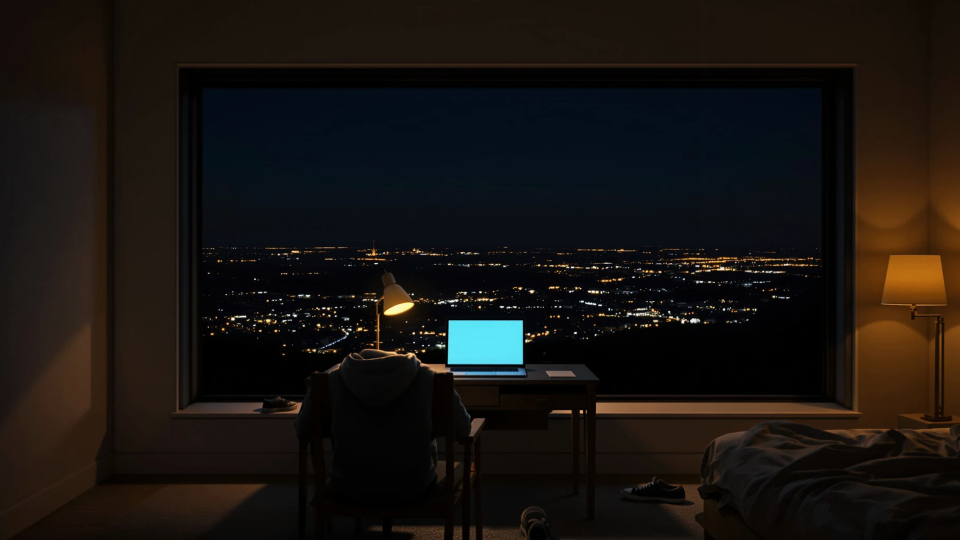
#> input picture gen/dive/keys/k0.png, 1920 x 1080 px, given as the content of the folder keys/k0.png, which was not available (shown at 1/2 size)
$ python track.py keys/k0.png keys/k1.png
#> lines starting #> are read from the running program, lines starting #| are printed output that depends on the picture; after the words box and inside, x2 and y2 are one past the last pixel; in counts of white or black regions, pixels touching at a corner belong together; pictures that were not available may be replaced by others from this repository, and a replacement may not be noted
#!/usr/bin/env python3
"""Where the laptop screen is, in every frame of the dive.

The generated take renders the screen as one flat cyan quad, which is the whole
reason this pipeline works: the quad is trivially keyable, so its four corners
can be tracked per frame. composite.py uses that to warp the app plate onto the
screen; the site uses it to land a real DOM panel on exactly the same four
corners when the scrub hands over.

Run standalone to write the track the site reads:

    python3 track.py raw ../../site/dive/track.json

Corners come out normalised to frame size, so a ladder can be rebuilt at any
width — or cropped, as the mobile one is — without invalidating the file.
"""

import json
import sys
from pathlib import Path

import numpy as np
from PIL import Image
from scipy import ndimage

# The cyan plate, sampled off the source render rather than guessed.
KEY_RGB = np.array([98, 233, 243], dtype=np.float32)
TOL = 78.0

# Corner jitter from the keyer is a pixel or two per frame. Unsmoothed it makes
# the pasted UI shimmer against a screen that is visibly rock steady.
SMOOTH = 2  # frames either side


def screen_blob(mask):
    """The screen, and nothing else that happens to be that colour.

    The key is a colour distance over the whole frame, and the corners below are
    global extremes of whatever it returns. So one stray patch of in-tolerance
    cyan anywhere — screen light spilling onto the chair back, a rim on the desk
    edge, a reflection in the window — does not add a little noise, it takes a
    corner. The quad snaps off the laptop and composite.py paints the sign-up
    across the furniture. Worse, spill drifts in and out of tolerance frame to
    frame, so the failure is an intermittent crawl rather than something you
    catch in one still. Keeping only the largest connected region makes that
    whole class of failure impossible: the screen is by far the biggest thing
    the key can find, and spill is never contiguous with it.
    """
    lab, n = ndimage.label(mask)
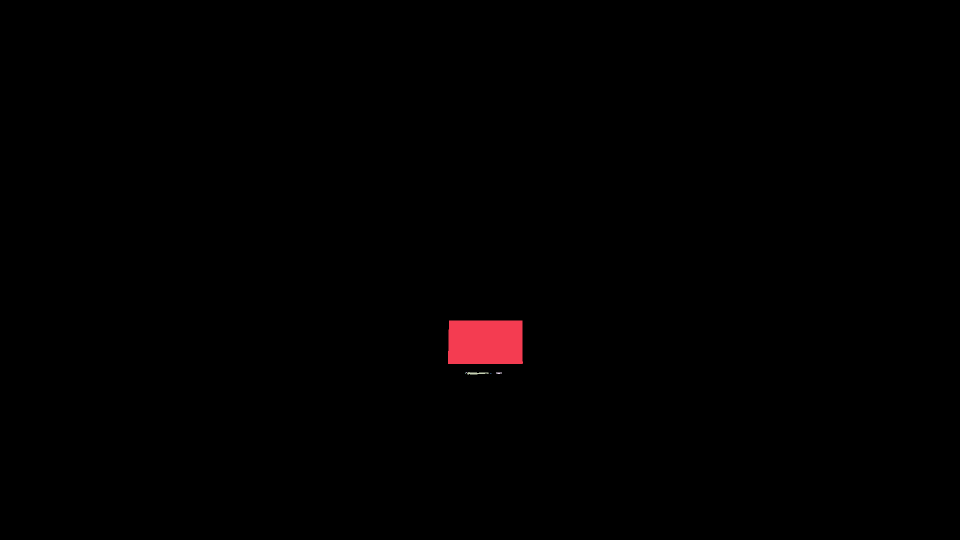
#> lab: shape (1080, 1920) int32 (shown at 1/2 size); 7 distinct labels, from 0 to 6; one colour per label, 0 black
#> n = 6
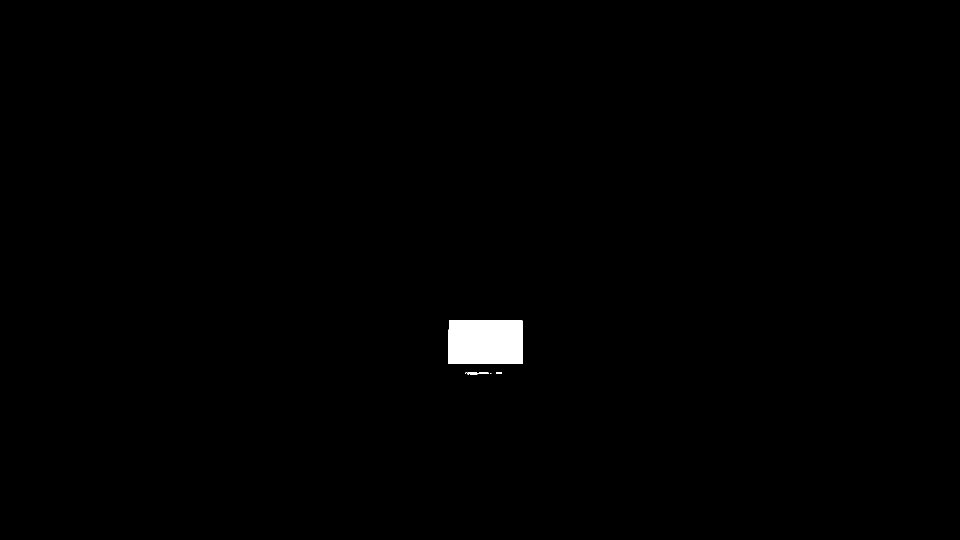
#> mask: shape (1080, 1920) bool (shown at 1/2 size); 0.63% white; 6 white regions (3 under 20 px), largest, box (x1, y1, x2, y2) and area: (896, 641, 1046, 728) 12888, (934, 744, 978, 749) 138, (993, 744, 1004, 748) 29
    if n <= 1:
        return mask
    sizes = ndimage.sum(mask, lab, range(1, n + 1))
#> sizes = [12888, 3, 138, 29, 3, 3]
    return lab == (int(np.argmax(sizes)) + 1)
#> returned value: shape (1080, 1920) bool; 0.62% white; 1 white region, box (x1, y1, x2, y2) and area: (896, 641, 1046, 728) 12888


def quad_from_mask(mask):
    """Four corners of the screen, as extremes of the keyed region.

    Valid because the screen is convex and axis-ish: TL minimises x+y, BR
    maximises it, TR maximises x-y, BL minimises it.
    """
    ys, xs = np.nonzero(mask)
#> ys = 12888 values from 641 to 727; xs = 12888 values, max 1045 at index 12288, min 896 at index 9010, mean 970.5
    if len(xs) < 400:  # too small to be worth warping into
        return None
    s, d = xs + ys, xs - ys
#> s = 12888 values, max 1771 at index 12738, min 1539 at index 0, mean 1654.6; d = 12888 values, max 403 at index 146, min 169 at index 12739, mean 286.4
    return [
        (float(xs[np.argmin(s)]), float(ys[np.argmin(s)])),  # TL
        (float(xs[np.argmax(d)]), float(ys[np.argmax(d)])),  # TR
        (float(xs[np.argmax(s)]), float(ys[np.argmax(s)])),  # BR
        (float(xs[np.argmin(d)]), float(ys[np.argmin(d)])),  # BL
    ]


def track_frames(src):
    """(frames, masks, raw quads, smoothed quads) for a directory of PNGs."""
    frames = sorted(Path(src).glob("*.png"))
    if not frames:
        sys.exit(f"no frames in {src}")

    tracks, masks = [], []
    for f in frames:
        arr = np.asarray(Image.open(f).convert("RGB"), dtype=np.float32)
        mask = screen_blob(np.linalg.norm(arr - KEY_RGB, axis=2) < TOL)
        masks.append(mask)
        tracks.append(quad_from_mask(mask))

    good = [i for i, q in enumerate(tracks) if q is not None]
#> good = [0]
    if not good:
        sys.exit("screen never keyed — check KEY_RGB/TOL")

    arr_t = np.full((len(frames), 4, 2), np.nan)
    for i, q in enumerate(tracks):
        if q is not None:
            arr_t[i] = q
#> this loop made 1 pass
#> q on pass 1: [(898, 641), (1044, 641), (1045, 726), (896, 727)]
#> after the loop, arr_t = [[898, 641], [1044, 641], [1045, 726], [896, 727]]
    # Box smoothing over the tracked span only, so the untracked head of the
    # shot cannot drag the first real corner toward nothing.
    sm = arr_t.copy()
#> sm = [[898, 641], [1044, 641], [1045, 726], [896, 727]]
    for i in good:
        lo, hi = max(good[0], i - SMOOTH), min(good[-1], i + SMOOTH)
        win = arr_t[lo : hi + 1]
        win = win[~np.isnan(win[:, 0, 0])]
        sm[i] = win.mean(axis=0)
#> this loop made 1 pass
#> (lo, hi, win) on pass 1: (0, 0, [[898, 641], [1044, 641], [1045, 726], [896, 727]])

    return frames, masks, tracks, sm, good


if __name__ == "__main__":
    src, out = Path(sys.argv[1]), Path(sys.argv[2])
    frames, _masks, tracks, sm, good = track_frames(src)
#> frames = 1 item; tracks = [[(898, 641), (1044, 641), (1045, 726), (896, 727)]]; sm = [[898, 641], [1044, 641], [1045, 726], [896, 727]]; good = [0]
    w, h = Image.open(frames[0]).size
#> w = 1920; h = 1080
    print(f"keyed {len(good)}/{len(frames)} frames (first hit: {good[0]})")
#| keyed 1/1 frames (first hit: 0)

    # An untracked frame gets a null rather than a guess. The site holds the
    # last real quad through those, which is correct: they are the head of the
    # shot, where the screen is a handful of pixels and nothing is landing on
    # it anyway.
    quads = []
    for i in range(len(frames)):
        if tracks[i] is None:
            quads.append(None)
            continue
        quads.append(
            [[round(float(x) / w, 5), round(float(y) / h, 5)] for x, y in sm[i]]
        )
#> this loop made 1 pass
#> after the loop, quads = [[[0.468, 0.594], [0.544, 0.594], [0.544, 0.672], [0.467, 0.673]]]

    out.parent.mkdir(parents=True, exist_ok=True)
    out.write_text(
        json.dumps(
            {
                "frames": len(frames),
                "frameW": w,
                "frameH": h,
                "firstTracked": good[0],
                "quads": quads,
            },
            separators=(",", ":"),
        )
        + "\n"
    )
    print(f"wrote {out} ({out.stat().st_size // 1024}K)")

$ run again, on gen/dive/keys/k2-tail.png
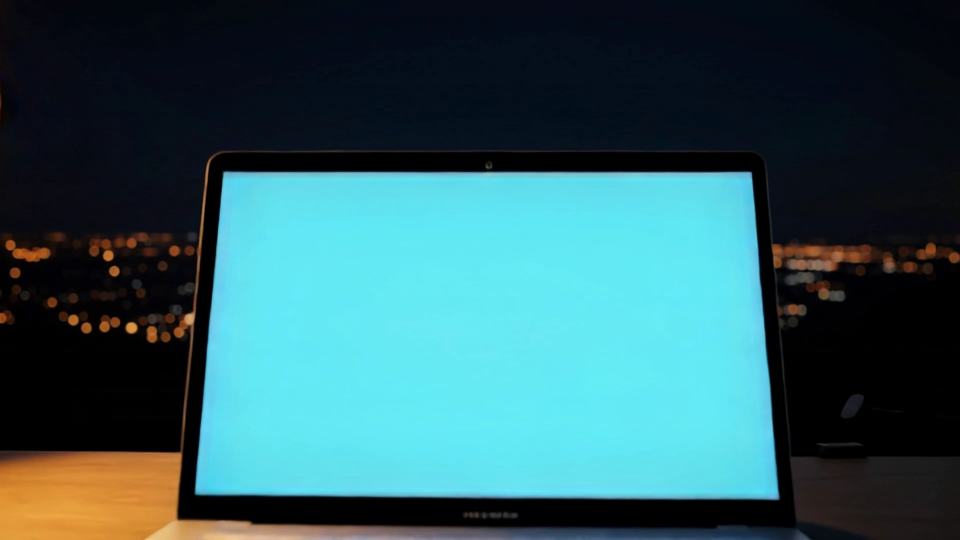
#> input picture gen/dive/keys/k2-tail.png, 1920 x 1080 px, given as the content of the folder keys/k2-tail.png, which was not available (shown at 1/2 size)
#> in screen_blob, `lab, n = ndimage.label(mask)`:
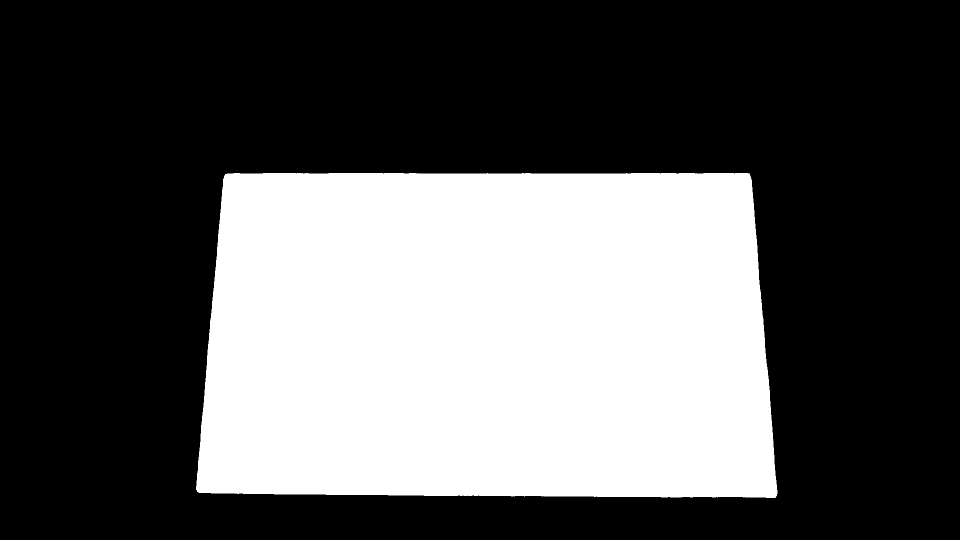
#> lab: shape (1080, 1920) int32 (shown at 1/2 size); values 0 (black) and 1 (white), 34.5% white; 1 white region, box (x1, y1, x2, y2) and area: (392, 346, 1555, 996) 715932
#> n = 1
#> in track_frames, `good = [i for i, q in enumerate(tracks) if q is not None]`: good = [0]
#> the loop in track_frames, `for i, q in enumerate(tracks):` made 1 pass
#> q on pass 1: [(450, 348), (1499, 347), (1551, 994), (394, 983)]
#> after the loop in track_frames, `for i, q in enumerate(tracks):`: arr_t = [[450, 348], [1499, 347], [1551, 994], [394, 983]]
#> the loop in track_frames, `for i in good:` made 1 pass
#> (lo, hi, win) on pass 1: (0, 0, [[450, 348], [1499, 347], [1551, 994], [394, 983]])
#> `frames, _masks, tracks, sm, good = track_frames(src)`: frames = 1 item; tracks = [[(450, 348), (1499, 347), (1551, 994), (394, 983)]]; sm = [[450, 348], [1499, 347], [1551, 994], [394, 983]]; good = [0]
#> w = 1920; h = 1080
#| keyed 1/1 frames (first hit: 0)
#> the loop `for i in range(len(frames)):` made 1 pass
#> after the loop `for i in range(len(frames)):`: quads = [[[0.234, 0.322], [0.781, 0.321], [0.808, 0.92], [0.205, 0.91]]]
